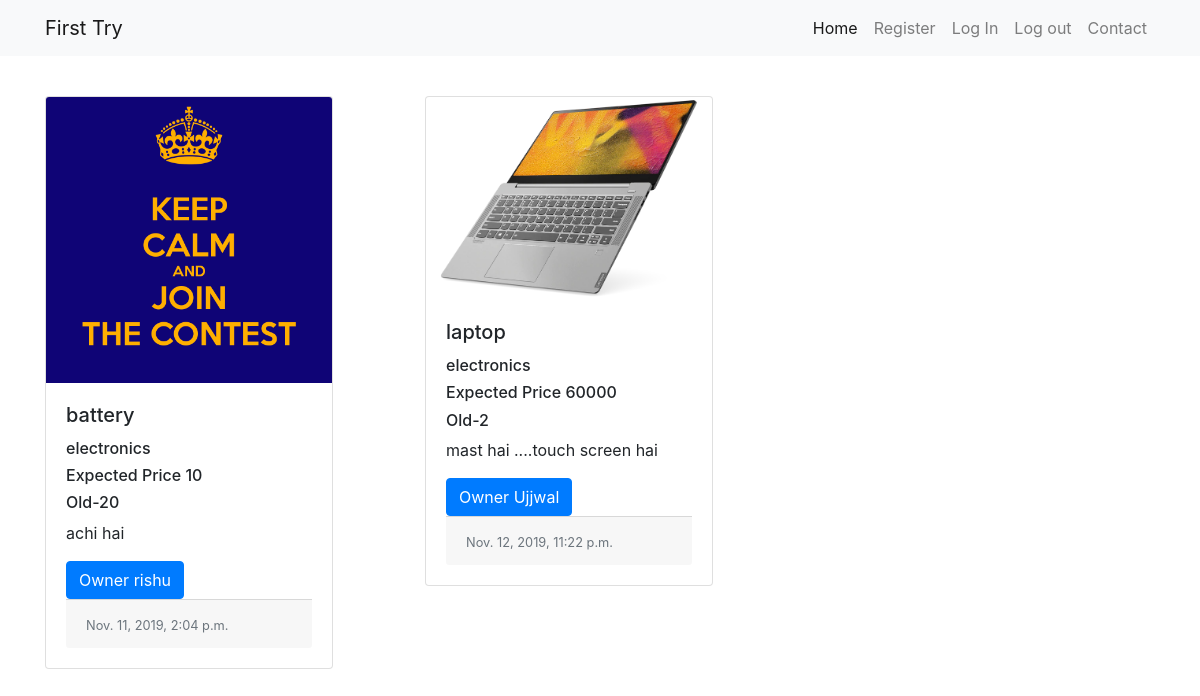
The page /home/electronics/ on the database its author committed.
### item/models.py (models this page shows, shortened)
class item(models.Model) :
    CATEGORY_CHOICES=(
        ('E','Electronics'),
        ('C','Clothing'),
        ('F','Furniture'),
        ('A','Accessories'),
        ('a','Automobile'),
        ('S','Stationary'),
    )
    user = models.ForeignKey(User, on_delete = models.CASCADE)
    item_name = models.CharField(max_length = 255)
    category = models.CharField(max_length = 255,choices=CATEGORY_CHOICES)
    description = models.TextField()
    price_expected = models.IntegerField()
    old = models.IntegerField()
    post_date_time = models.DateTimeField(default = now, editable = False)
    item_image = models.ImageField(upload_to = 'item_images/',default='noitem.jpg',blank=True)

### item/views.py (the view)
# urls.py: url(r'^home/(?P<category>.+)/$',item_views.category_page,name='category_page'),
def category_page(request,category):
    cat=[]
    items=models.item.objects.all()
    for item in items:
        if item.category==category:
            cat.append(item)
    context_dict={
        'items':cat
    }
    return render(request,'item/category_page.html',context=context_dict)

### templates/item/category_page.html (shortened to what this page needs)
<!DOCTYPE html>
{% load staticfiles %}
<html lang="en" dir="ltr">
<head>
    <link rel="stylesheet" href="{% static 'css/home.css' %}">
    <link rel="stylesheet" href="https://stackpath.bootstrapcdn.com/bootstrap/4.3.1/css/bootstrap.min.css"
>
</head>
<body>
    <nav class="navbar navbar-expand-lg navbar-light bg-light fixed-top">
        <div class="container">
            <a class="navbar-brand" href="#">First Try</a>
            <div class="collapse navbar-collapse" id="navbarResponsive">
                <ul class="navbar-nav ml-auto">
                    <li class="nav-item active">
                        <a class="nav-link" href="{% url 'home' %}">Home
                        </a>
                    </li>
                    <li class="nav-item">
                        <a class="nav-link" href="{% url 'register' %}">Register</a>
                    </li>
                    <li class="nav-item">
                        <a class="nav-link" href="{% url 'login' %}">Log In</a>
                    </li>
                    <li class="nav-item">
                        <a class="nav-link" href="{% url 'logout' %}">Log out</a>
                    </li>
                    <li class="nav-item">
                        <a class="nav-link" href="#">Contact</a>
                    </li>
                </ul>
            </div>
        </div>
    </nav>
    <br>
    <br>
    <br>
    <br>
    <div class="container">
        <div class="row">
            {% for item in items %}
            <div class="col-lg-4 col-sm-6 mb-4">
                <div class="card" style="width: 18rem;">
                    <img src="/media/{{ item.item_image }}" class="card-img-top" alt="...">
                    <div class="card-body">
                        <h5 class="card-title">{{ item.item_name }}</h5>
                        <h6>{{ item.category }}</h6>
                        <h6>Expected Price {{ item.price_expected }}</h6>
                        <h6>Old-{{ item.old }}</h6>
                        <p class="card-text">{{ item.description }}</p>
                        <a href="{% url 'user_profile' item.user.username %}" class="btn btn-primary">Owner
                            {{ item.user.username }}</a>
                        <div class="card-footer">
                            <small class="text-muted">{{ item.post_date_time }}</small>
                        </div>
                    </div>
                </div>
            </div>
            {% endfor %}
        </div>
    </div>
</body>
</html>

### rows shown on the page
item: item_image (picture), item_name "battery", category "electronics", price_expected "10", old "20", description "achi hai", user.username "rishu", post_date_time "Nov. 11, 2019, 2:04 p.m."
item: item_image (picture), item_name "laptop", category "electronics", price_expected "60000", old "2", description "mast hai ....touch screen hai", user.username "Ujjwal", post_date_time "Nov. 12, 2019, 11:22 p.m."
